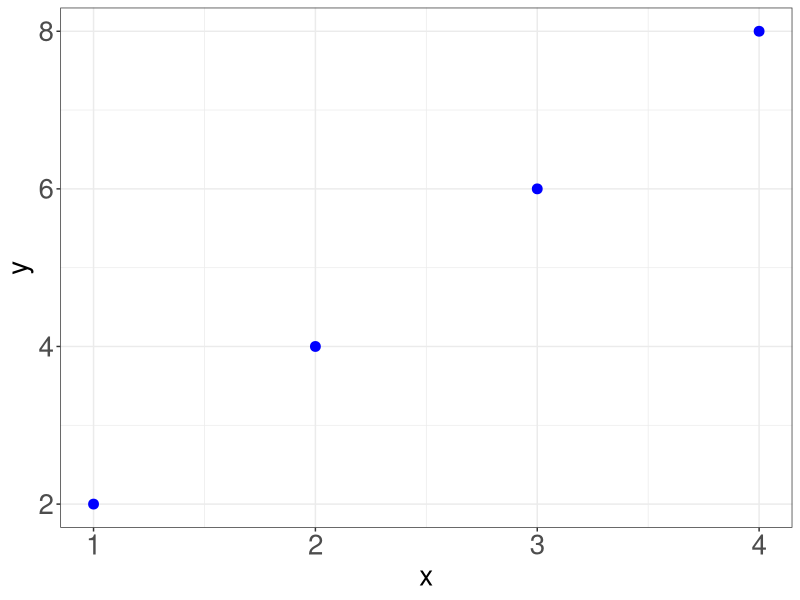

Write R code to recreate this figure.
library(ggplot2)

x = c(1, 2, 3, 4)
y = c(2, 4, 6, 8)

ggplot()+
  geom_point(aes(x, y), size=3, color='blue')+
  theme_bw()+
  theme(
    axis.title = element_text(size=20),
    axis.text = element_text(size=20)
  )
